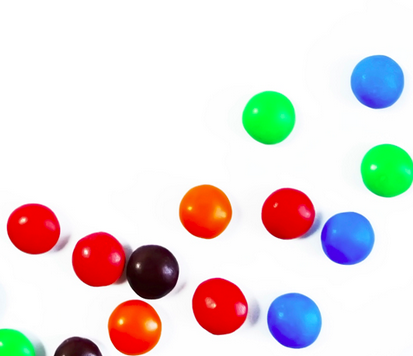
#> input picture pic/smarties.png, 413 x 356 px
$ jupyter execute --allow-errors 04_opencv_introduction.ipynb   (text cells are left out)
#> lines starting #> are read from the running program, lines starting #| are printed output that depends on the picture; after the words box and inside, x2 and y2 are one past the last pixel; in counts of white or black regions, pixels touching at a corner belong together; long printed decimals are rounded; pictures that were not available may be replaced by others from this repository, and a replacement may not be noted
[cell 1]
import numpy as np
import cv2 as cv

img = cv.imread('pic/smarties.png')
#> img is the input picture: shape (356, 413, 3); mean B, G, R 219.1, 220.4, 228.9
output = img.copy()

cv.imshow('output',output)
cv.waitKey(0)
cv.destroyAllWindows()

[cell 2]
import numpy as np
import cv2 as cv
img = cv.imread('pic/smarties.png')
output = img.copy()
gray = cv.cvtColor(img, cv.COLOR_BGR2GRAY)
gray = cv.medianBlur(gray, 5)
circles = cv.HoughCircles(gray, cv.HOUGH_GRADIENT, 1, 20,
                          param1=50, param2=30, minRadius=0, maxRadius=0)
#> circles = 13 rows, first 8: [376.5, 81.5, 26.6], [347.5, 238.5, 26.6], [293.5, 320.5, 27.9], [152.5, 271.5, 27.1], [205.5, 210.5, 26.8], [386.5, 169.5, 26.4], [286.5, 213.5, 25.2], [32.5, 230.5, 27.5]
detected_circles = np.uint16(np.around(circles))
#> detected_circles = 13 rows, first 8: [376, 82, 27], [348, 238, 27], [294, 320, 28], [152, 272, 27], [206, 210, 27], [386, 170, 26], [286, 214, 25], [32, 230, 28]
for (x, y ,r) in detected_circles[0, :]:
    cv.circle(output, (x, y), r, (100, 100, 100), 3)
    cv.circle(output, (x, y), 2, (0, 255, 255), 3) #circle center 표시
#> this loop made 13 passes
#> (x, y, r) on passes 1 to 12: (376, 82, 27), (348, 238, 27), (294, 320, 28), (152, 272, 27), (206, 210, 27), (386, 170, 26), (286, 214, 25), (32, 230, 28), (270, 116, 26), (100, 260, 28), (220, 306, 27), (134, 328, 27)
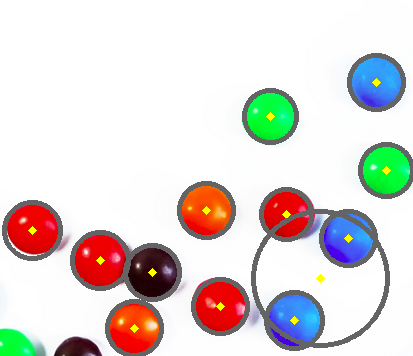
#> output: shape (356, 413, 3); 8.43% of pixels changed, all inside (x1, y1, x2, y2) = (2, 53, 413, 356)


cv.imshow('output',output)
cv.waitKey(0)
cv.destroyAllWindows()

[cell 3]
import numpy as np
import cv2 as cv
img = cv.imread('pic/shapes6.jpg')
#> (the rest of this cell did not finish here and is left out)

[cell 4]
import cv2

face_cascade = cv2.CascadeClassifier('pic/haarcascade_frontalface_default.xml')

# Read the input image
img = cv2.imread('pic/bong.jpg')
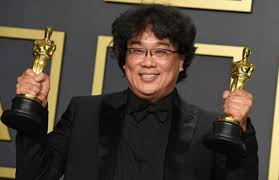
#> input picture pic/bong.jpg, 279 x 180 px
#> img is the input picture: shape (180, 279, 3); mean B, G, R 57.8, 68, 76.2
gray = cv2.cvtColor(img, cv2.COLOR_BGR2GRAY)
#> gray: shape (180, 279)

faces = face_cascade.detectMultiScale(gray, 1.1, 4)
#> faces = [[119, 28, 62, 62]]

for (x, y , w ,h) in faces:
    cv2.rectangle(img, (x,y), (x+w, y+h), (255, 0 , 0), 3)
#> this loop made 1 pass
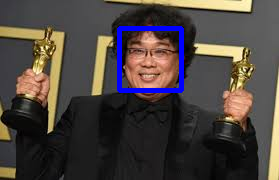
#> img: shape (180, 279, 3); 2.45% of pixels changed, all inside (x1, y1, x2, y2) = (117, 26, 184, 93)

# Display the output
cv2.imshow('img', img)
cv2.waitKey()
#> Out = 113

[cell 5]
import cv2

face_cascade = cv2.CascadeClassifier('pic/haarcascade_frontalface_default.xml')

# Read the input image
img = cv2.imread('pic/son2.jpg')
#> (the rest of this cell did not finish here and is left out)

[cell 6]
import cv2

face_cascade = cv2.CascadeClassifier('pic/haarcascade_frontalface_default.xml')

# Read the input image
#img = cv2.imread('test.png')

cap = cv2.VideoCapture('pic/face.mp4')

while cap.isOpened():
    _, img = cap.read()
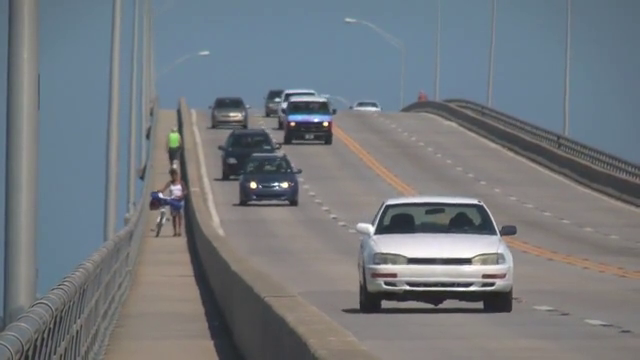
#> input picture frame 91 of pic/slow_traffic_small.mp4, 640 x 360 px, given in place of face.mp4, which was not available
#> img is the input picture: shape (360, 640, 3); mean B, G, R 126.6, 121.2, 115.7

    gray = cv2.cvtColor(img, cv2.COLOR_BGR2GRAY)
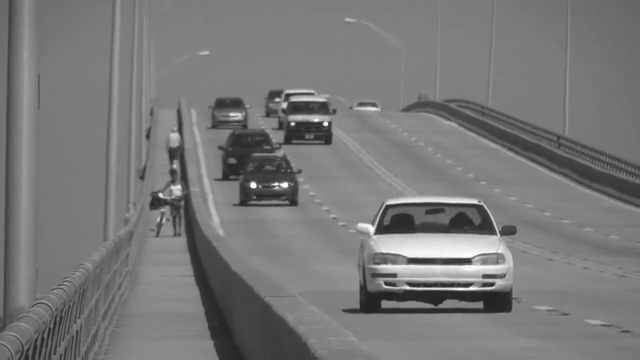
#> gray: shape (360, 640); min 30, max 255, mean 120.1
    faces = face_cascade.detectMultiScale(gray, 1.1, 4)
#> faces = ()

    for (x, y , w ,h) in faces:
        cv2.rectangle(img, (x,y), (x+w, y+h), (255, 0 , 0), 3)
#> this loop made 0 passes

    # Display the output
    cv2.imshow('img', img)
    if cv2.waitKey(1) & 0xFF == ord('q'):
#> (key q is pressed here)
        break

cap.release()
cv2.destroyAllWindows()

[cell 7]
import cv2

face_cascade = cv2.CascadeClassifier('pic/haarcascade_frontalface_default.xml')
eye_cascade = cv2.CascadeClassifier('pic/haarcascade_eye_tree_eyeglasses.xml')
cap = cv2.VideoCapture('pic/head.mp4')

while cap.isOpened():
    _, img = cap.read()
    gray = cv2.cvtColor(img, cv2.COLOR_BGR2GRAY)
    faces = face_cascade.detectMultiScale(gray, 1.1, 4)

    for (x, y , w ,h) in faces:
        cv2.rectangle(img, (x,y), (x+w, y+h), (255, 0 , 0), 3)
        roi_gray = gray[y:y+h, x:x+w] #roi: region of interest
        roi_color = img[y:y+h, x:x+w]
        eyes = eye_cascade.detectMultiScale(roi_gray)
        for (ex, ey ,ew, eh) in eyes:
            cv2.rectangle(roi_color, (ex,ey), (ex+ew, ey+eh), (0, 255, 0), 5)

    # Display the output
    cv2.imshow('img', img)
    if cv2.waitKey(1) & 0xFF == ord('q'):
#> (key q is pressed here)
        break

cap.release()
cv2.destroyAllWindows()

[cell 8]
import numpy as np
import cv2

img = cv2.imread('pic/chessboard2.png')

cv2.imshow('img', img)
#> (the rest of this cell did not finish here and is left out)

[cell 9]
import numpy as np
import cv2 as cv

img = cv.imread('pic/pic1.png')
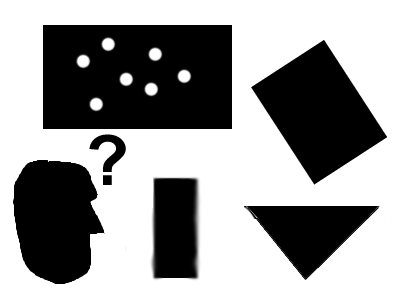
#> input picture pic/pic1.png, 400 x 300 px
#> img is the input picture: shape (300, 400, 3); mean B, G, R 154.1, 154.1, 154.1

gray = cv.cvtColor(img, cv.COLOR_BGR2GRAY)
#> gray: shape (300, 400)

corners = cv.goodFeaturesToTrack(gray, 100, 0.01, 10)
#> corners = 67 rows, first 8: [103, 232], [103, 184], [103, 171], [231, 128], [43, 128], [231, 25], [43, 25], [90, 234]

corners = np.int0(corners)

for i in corners:
    x, y = i.ravel()
    cv.circle(img, (x, y), 3, [255, 255, 0], -1)
#> this loop made 67 passes
#> (x, y) on passes 1 to 12: (103, 232), (103, 184), (103, 171), (231, 128), (43, 128), (231, 25), (43, 25), (90, 234), (314, 183), (90, 148), (252, 87), (377, 207)
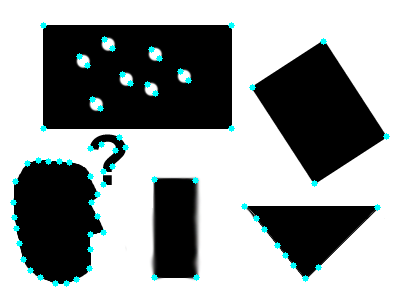
#> img: shape (300, 400, 3); 1.62% of pixels changed, all inside (x1, y1, x2, y2) = (10, 22, 390, 287)

cv.imshow('Shi-Tomasi Corner Detector', img)

if cv.waitKey(0) & 0xff == 27:
#> (key q is pressed here)
    cv.destroyAllWindows()

[cell 10]
import numpy as np
import cv2 as cv
cap = cv.VideoCapture('pic/vtest.avi')

while True:
    ret, frame = cap.read()
    if frame is None:
        break

    cv.imshow('Frame', frame)

    keyboard = cv.waitKey(30)
#> (key q is pressed here)
    if keyboard == 'q' or keyboard == 27:
        break

cap.release()
cv.destroyAllWindows()

[cell 11]
import numpy as np
import cv2
cap = cv2.VideoCapture('pic/vtest.avi')

#fgbg = cv2.bgsegm.createBackgroundSubtractorMOG() # 이것이 더 좋으나, 현재 cv2 를 uninstall 하고 새로운 패키지 설치해야. 하지말것!!
fgbg=cv2.createBackgroundSubtractorMOG2()
while True:
    ret, frame = cap.read()
    if frame is None:
        break
    fgmask = fgbg.apply(frame)
#> fgmask: shape (360, 640); every value is 127

    cv2.imshow('Frame', frame)
    cv2.imshow('FG MASK Frame', fgmask)

    keyboard = cv2.waitKey(30)
#> (key q is pressed here)
    if keyboard == 'q' or keyboard == 27:
        break

cap.release()
cv2.destroyAllWindows()

[cell 12]
import numpy as np
import cv2 as cv
cap = cv.VideoCapture('pic/vtest.avi')
#fgbg = cv.createBackgroundSubtractorMOG2(detectShadows=True)
fgbg = cv.createBackgroundSubtractorKNN()
while True:
    ret, frame = cap.read()
    if frame is None:
        break
    fgmask = fgbg.apply(frame)
#> fgmask: shape (360, 640); every value is 255

    cv.imshow('Frame', frame)
    cv.imshow('FG MASK Frame', fgmask)

    keyboard = cv.waitKey(30)
#> (key q is pressed here)
    if keyboard == 'q' or keyboard == 27:
        break
cap.release()
cv.destroyAllWindows()

[cell 13]
import numpy as np
import cv2 as cv
cap = cv.VideoCapture('pic/slow_traffic_small.mp4')

# step 1: take first frame of the video
# step 2: setup initial location of window
# step 3: set up the ROI for tracking
# step 4: Setup the termination criteria, either 10 iteration or move by atleast 1 pt

while(1):
    ret, frame = cap.read()
    if ret == True:
        cv.imshow('frame', frame)
        k = cv.waitKey(30) & 0xff
#> (key q is pressed here)
        if k == 27:
            break
    else:
        break

cap.release()
cv.destroyAllWindows()

[cell 14]
import numpy as np
import cv2 as cv
cap = cv.VideoCapture('pic/slow_traffic_small.mp4')

# step 1: take first frame of the video
ret, frame = cap.read()
cv.imshow('frame', frame)

while(1):
    ret, frame = cap.read()
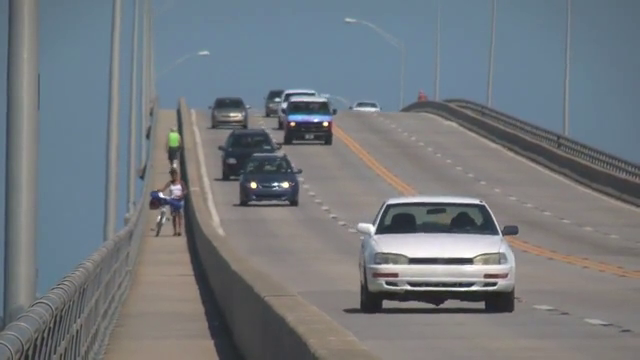
#> input picture frame 92 of pic/slow_traffic_small.mp4, 640 x 360 px
#> frame is the input picture: shape (360, 640, 3); mean B, G, R 126.3, 121.1, 115.4
    if ret == True:
        #cv.imshow('frame', frame)
        k = cv.waitKey(30) & 0xff
#> (key q is pressed here)
        if k == 27:
            break
    else:
        break

cap.release()
cv.destroyAllWindows()

[cell 15]
import numpy as np
import cv2 as cv
cap = cv.VideoCapture('pic/slow_traffic_small.mp4')

# step 1: take first frame of the video
ret, frame = cap.read()

# step 2: setup initial location of window
x, y, width, height = 300, 200, 100, 50
track_window = (x, y ,width, height)

while(1):
    ret, frame = cap.read()
    if ret == True:
        cv.imshow('frame', frame)
        k = cv.waitKey(30) & 0xff
#> (key q is pressed here)
        if k == 27:
            break
    else:
        break


cap.release()
cv.destroyAllWindows()

[cell 16]
import numpy as np
import cv2 as cv
cap = cv.VideoCapture('pic/slow_traffic_small.mp4')

# step 1: take first frame of the video
ret, frame = cap.read()

# step 2: setup initial location of window
x, y, width, height = 300, 200, 100, 50
track_window = (x, y ,width, height)

# step 3: set up the ROI for tracking
roi = frame[y:y+height, x : x+width]
hsv_roi = cv.cvtColor(roi, cv.COLOR_BGR2HSV)
#> hsv_roi: shape (50, 100, 3); mean H, S, V 49.6, 19.4, 141.7
mask = cv.inRange(hsv_roi, np.array((0., 60., 32.)), np.array((180., 255., 255)))
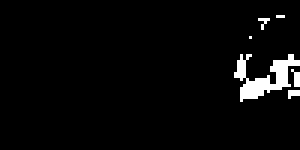
#> mask: shape (50, 100) (shown 3 times larger); 3.5% white; 6 white regions (5 under 20 px), largest, box (x1, y1, x2, y2) and area: (78, 18, 100, 34) 145
roi_hist = cv.calcHist([hsv_roi], [0], mask, [180], [0, 180])
#> roi_hist = 180 values, max 61 at index 108, min 0 at index 0, mean 0.978
cv.normalize(roi_hist, roi_hist, 0, 255,cv.NORM_MINMAX)

# step 4: Setup the termination criteria, either 10 iteration or move by atleast 1 pt
term_crit = ( cv.TERM_CRITERIA_EPS | cv.TERM_CRITERIA_COUNT, 10, 1)
#> term_crit = (3, 10, 1)
cv.imshow('roi',roi)
while(1):
    ret, frame = cap.read()
    if ret == True:

        hsv = cv.cvtColor(frame, cv.COLOR_BGR2HSV)
#> hsv: shape (360, 640, 3); mean H, S, V 67.5, 39.8, 131.5
        dst = cv.calcBackProject([hsv], [0], roi_hist, [0, 180], 1)
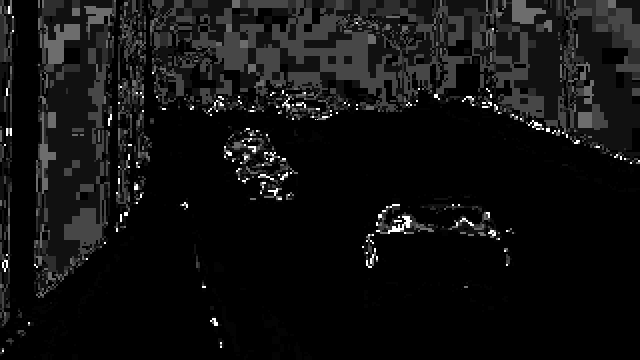
#> dst: shape (360, 640); min 0, max 255, mean 17
        # apply meanshift to get the new location
        ret, track_window = cv.meanShift(dst, track_window, term_crit)
#> ret = 3; track_window = (347, 199, 100, 50)
        # Draw it on image
        x,y,w,h = track_window
#> x = 347; y = 199; w = 100; h = 50
        final_image = cv.rectangle(frame, (x,y), (x+w, y+h), 255, 3)

        #cv.imshow('dst', dst)
        cv.imshow('final_image',final_image)
        k = cv.waitKey(30) & 0xff
#> (key q is pressed here)
        if k == 27:
            break
    else:
        break

cap.release()
cv.destroyAllWindows()

[cell 17]
import numpy as np
import cv2 as cv
cap = cv.VideoCapture('pic/slow_traffic_small.mp4')

# step 1: take first frame of the video
ret, frame = cap.read()

# step 2: setup initial location of window
x, y, width, height = 300, 200, 100, 50
track_window = (x, y ,width, height)

# step 3: set up the ROI for tracking
roi = frame[y:y+height, x : x+width]
hsv_roi = cv.cvtColor(roi, cv.COLOR_BGR2HSV)
mask = cv.inRange(hsv_roi, np.array((0., 60., 32.)), np.array((180., 255., 255)))
roi_hist = cv.calcHist([hsv_roi], [0], mask, [180], [0, 180])
cv.normalize(roi_hist, roi_hist, 0, 255,cv.NORM_MINMAX)

# step 4: Setup the termination criteria, either 10 iteration or move by atleast 1 pt
term_crit = ( cv.TERM_CRITERIA_EPS | cv.TERM_CRITERIA_COUNT, 10, 1)
cv.imshow('roi',roi)
while(1):
    ret, frame = cap.read()
    if ret == True:

        hsv = cv.cvtColor(frame, cv.COLOR_BGR2HSV)
        dst = cv.calcBackProject([hsv], [0], roi_hist, [0, 180], 1)
        # apply meanshift to get the new location
        ret, track_window = cv.CamShift(dst, track_window, term_crit) #  meanShift-- > CamShift (파라메터도 동일)
#> ret = ((398, 226), (42.78, 91.15), 70.76); track_window = (354, 205, 88, 42)

        # Draw it on image
        x,y,w,h = track_window
#> x = 354; y = 205; w = 88; h = 42
        final_image = cv.rectangle(frame, (x,y), (x+w, y+h), 255, 3)

        #cv.imshow('dst', dst)
        cv.imshow('final_image',final_image)
        k = cv.waitKey(30) & 0xff
#> (key q is pressed here)
        if k == 27:
            break
    else:
        break

cap.release()
cv.destroyAllWindows()

[cell 18]
import numpy as np
import cv2 as cv
cap = cv.VideoCapture('pic/slow_traffic_small.mp4')

# step 1: take first frame of the video
ret, frame = cap.read()

# step 2: setup initial location of window
x, y, width, height = 300, 200, 100, 50
track_window = (x, y ,width, height)

# step 3: set up the ROI for tracking
roi = frame[y:y+height, x : x+width]
hsv_roi = cv.cvtColor(roi, cv.COLOR_BGR2HSV)
mask = cv.inRange(hsv_roi, np.array((0., 60., 32.)), np.array((180., 255., 255)))
roi_hist = cv.calcHist([hsv_roi], [0], mask, [180], [0, 180])
cv.normalize(roi_hist, roi_hist, 0, 255,cv.NORM_MINMAX)

# step 4: Setup the termination criteria, either 10 iteration or move by atleast 1 pt
term_crit = ( cv.TERM_CRITERIA_EPS | cv.TERM_CRITERIA_COUNT, 10, 1)
cv.imshow('roi',roi)
while(1):
    ret, frame = cap.read()
    if ret == True:

        hsv = cv.cvtColor(frame, cv.COLOR_BGR2HSV)
        dst = cv.calcBackProject([hsv], [0], roi_hist, [0, 180], 1)
        # apply meanshift to get the new location
        ret, track_window = cv.CamShift(dst, track_window, term_crit) #  meanShift-- > CamShift (파라메터도 동일)
        print(ret)
#| ((398.0, 226.0), (42.784, 91.152), 70.762)

        # Draw it on image
        x,y,w,h = track_window
        final_image = cv.rectangle(frame, (x,y), (x+w, y+h), 255, 3)

        #cv.imshow('dst', dst)
        cv.imshow('final_image',final_image)
        k = cv.waitKey(30) & 0xff
#> (key q is pressed here)
        if k == 27:
            break
    else:
        break

cap.release()
cv.destroyAllWindows()

[cell 19]
import numpy as np
import cv2 as cv
cap = cv.VideoCapture('pic/slow_traffic_small.mp4')
# take first frame of the video
ret, frame = cap.read()
# setup initial location of window
x, y, width, height = 300, 200, 100, 50
track_window = (x, y ,width, height)
# set up the ROI for tracking
roi = frame[y:y+height, x : x+width]
hsv_roi = cv.cvtColor(roi, cv.COLOR_BGR2HSV)
mask = cv.inRange(hsv_roi, np.array((0., 60., 32.)), np.array((180., 255., 255)))
roi_hist = cv.calcHist([hsv_roi], [0], mask, [180], [0, 180])
cv.normalize(roi_hist, roi_hist, 0, 255,cv.NORM_MINMAX)
# Setup the termination criteria, either 10 iteration or move by atleast 1 pt
term_crit = ( cv.TERM_CRITERIA_EPS | cv.TERM_CRITERIA_COUNT, 10, 1)
cv.imshow('roi',roi)
while(1):
    ret, frame = cap.read()
    if ret == True:

        hsv = cv.cvtColor(frame, cv.COLOR_BGR2HSV)
        dst = cv.calcBackProject([hsv], [0], roi_hist, [0, 180], 1)
        # apply meanshift to get the new location
        ret, track_window = cv.CamShift(dst, track_window, term_crit)  #  meanShift-- > CamShift. (파라메터도 동일)

        # Draw it on image
        pts = cv.boxPoints(ret)  # floating value 를 return
#> pts = [[347.9, 220.8], [434, 190.8], [448.1, 231.2], [362, 261.2]]
        print(pts)
#| [[347.921 220.819]
#|  [433.982 190.785]
#|  [448.079 231.181]
#|  [362.018 261.215]]
        pts = np.int0(pts) # integer로 변환
#> pts = [[347, 220], [433, 190], [448, 231], [362, 261]]
        final_image = cv.polylines(frame, [pts], True, (0, 255, 0), 2)
        #x,y,w,h = track_window
        #final_image = cv.rectangle(frame, (x,y), (x+w, y+h), 255, 3)

        #cv.imshow('dst', dst)
        cv.imshow('final_image',final_image)
        k = cv.waitKey(30) & 0xff
#> (key q is pressed here)
        if k == 27:
            break
    else:
        break

cap.release()
cv.destroyAllWindows()

[cell 20]
# plot photo with detected faces using opencv cascade classifier
from cv2 import imread
from cv2 import imshow
from cv2 import waitKey
from cv2 import destroyAllWindows
from cv2 import CascadeClassifier
from cv2 import rectangle
# load the photograph
pixels = imread('pic/test1.jpg')

imshow('face detection', pixels)
# keep the window open until we press a key
waitKey(0)
# close the window
destroyAllWindows()

[cell 21]
# load the pre-trained model
classifier = CascadeClassifier('pic/haarcascade_frontalface_default.xml')
# perform face detection
bboxes = classifier.detectMultiScale(pixels)
#> bboxes = ()
# print bounding box for each detected face
for box in bboxes:
    # extract
    x, y, width, height = box
    x2, y2 = x + width, y + height
    # draw a rectangle over the pixels
    rectangle(pixels, (x, y), (x2, y2), (0,0,255), 1)
# show the image
imshow('face detection', pixels)
# keep the window open until we press a key
waitKey(0)
# close the window
destroyAllWindows()

[cell 22]
# load the photograph
pixels = imread('pic/test2.jpg')

imshow('face detection', pixels)
# keep the window open until we press a key
waitKey(0)
# close the window
destroyAllWindows()

[cell 23]
# load the pre-trained model
classifier = CascadeClassifier('pic/haarcascade_frontalface_default.xml')
# perform face detection
bboxes = classifier.detectMultiScale(pixels)
# print bounding box for each detected face
for box in bboxes:
    # extract
    x, y, width, height = box
    x2, y2 = x + width, y + height
    # draw a rectangle over the pixels
    rectangle(pixels, (x, y), (x2, y2), (0,0,255), 1)
# show the image
imshow('face detection', pixels)
# keep the window open until we press a key
waitKey(0)
# close the window
destroyAllWindows()

[cell 24]
# load the photograph
pixels = imread('pic/test2.jpg')

imshow('face detection', pixels)
# keep the window open until we press a key
waitKey(0)
# close the window
destroyAllWindows()

[cell 25]
# load the pre-trained model
classifier = CascadeClassifier('pic/haarcascade_frontalface_default.xml')

# perform face detection
###########################################
bboxes = classifier.detectMultiScale(pixels, 1.05, 8)

# print bounding box for each detected face
for box in bboxes:
    # extract
    x, y, width, height = box
    x2, y2 = x + width, y + height
    # draw a rectangle over the pixels
    rectangle(pixels, (x, y), (x2, y2), (0,0,255), 1)
# show the image
imshow('face detection', pixels)
# keep the window open until we press a key
waitKey(0)
# close the window
destroyAllWindows()
